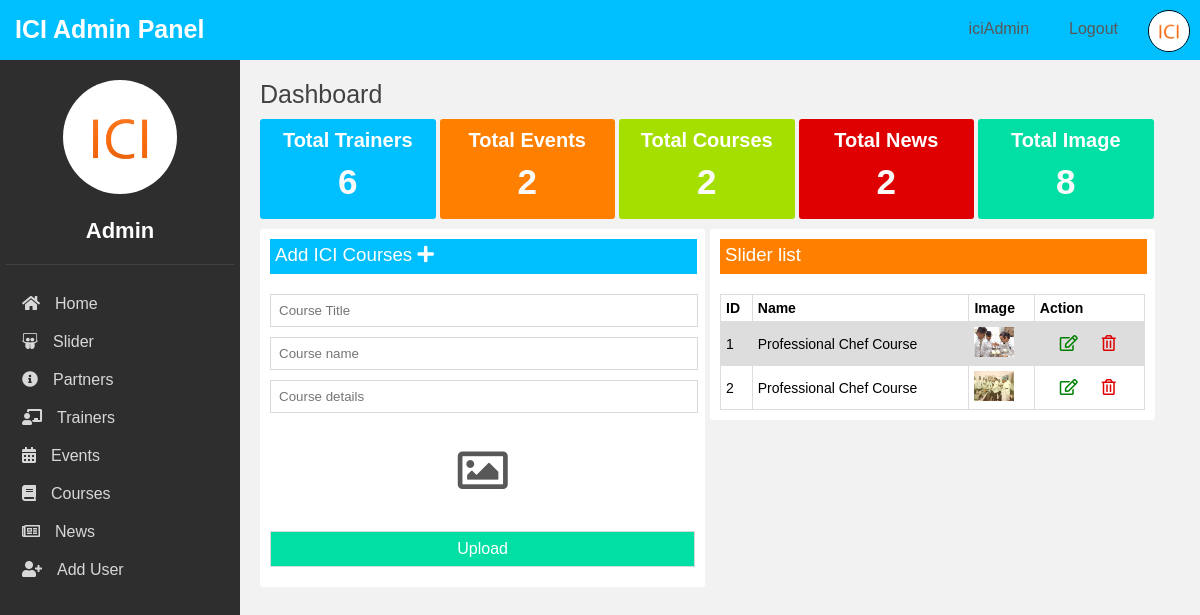
Screenshot of /admin/cources.php (signed in) with the database file from the repository.
### tables this page shows
CREATE TABLE `users` (
  `userid` int(11) NOT NULL,
  `username` varchar(255) NOT NULL,
  `userpass` varchar(255) NOT NULL,
  `userpic` varchar(300) NOT NULL,
  `fullname` varchar(300) NOT NULL
);

CREATE TABLE `courses` (
  `Coursesid` int(11) NOT NULL,
  `Coursestitile` varchar(300) NOT NULL,
  `Coursesname` varchar(300) NOT NULL,
  `Courseditiles` varchar(300) NOT NULL,
  `cimg` varchar(300) NOT NULL
);

### admin/conf/class.php (called while the page is built, shortened)
<?php
	class icibd{
		public function userdata($username){
			global $conn;
			$query = $conn->prepare("SELECT * FROM users WHERE  username=? ");
			$query->bindValue(1, $username);
			$query->execute();
			return $query->fetch();
		}
		public function courses(){
			global $conn ;
			$query = $conn->prepare("SELECT * FROM 	courses");
			$query-> execute();
			return $query->fetchAll ();
		}
	}
?>

### admin/cources.php (the view, shortened to what this page needs)
<?php include 'inc/header.php'; ?>
<div class="admincontent">
	<?php include 'inc/desbord.php'; ?>
	<div class="cleft">
		<div class="Sliderlist">
			<h3 class="blu" >Add ICI Courses <i class="fas fa-plus"></i> </h3>
			<form id="from" action=" " method="post" enctype="multipart/form-data">
				<input type="text" name="ctitle" placeholder="Course Title">
				<input type="text" name="cname" placeholder="Course name">
				<input type="text" name="cdetails" placeholder="Course details">
				<label for="file"><h2><i class="far fa-image"></i></h2></label>
				<input  class="parple" type="submit" name="cupload" value="Upload" >
			</form>
		</div>
	</div>
	<div class="cright">
		<div class="Sliderlist">
			<h3 class="orge" >Slider list </h3>
			<table>
				  <tr>
				    <th>ID</th>
				    <th>Name</th>
				    <th>Image</th>
				    <th>Action</th>
				  </tr>
			<?php
				$icicourses = new icibd;
				$courses = $icicourses->courses();
				foreach ($courses as $icicourses) {?>
				<tr>
				  	<td><?php echo $icicourses['Coursesid']; ?></td>
				  	<td><?php echo $icicourses['Coursestitile']; ?></td>
				  	<td><img src="../img/<?php echo $icicourses['cimg']; ?>"></td>
				  	<td>
				  		<a href="#"><i class="far fa-edit cgreen"></i></a>
				  		<a href="cources.php?cdelet&$cid=<?php echo $icicourses['Coursesid']; ?>"><i class="far fa-trash-alt cred"></i></a>
				  	</td>
				</tr>
				<?php } ?>
			</table>
		</div>
	</div>
	</div>
</div>
</body>
</html>

### admin/inc/header.php (shortened to what this page needs)
<?php
	include 'conf/conn.php';
	include 'conf/class.php';
?>
<!DOCTYPE html>
<html>
<head>
	<link rel="stylesheet" type="text/css" href="css/style.css">
	<link rel="stylesheet" href="https://use.fontawesome.com/releases/v5.5.0/css/all.css">
</head>
<body>
<div class="cotener">
<div class="header">
	<h1> ICI Admin Panel</h1>
	<ul>
		<?php
		if (isset($_SESSION['username'])) {
			$id = $_SESSION['username'];
			$iciuser = new icibd;
			$data = $iciuser->userdata($id);?>
			<li><img src="img/<?php echo $data['userpic']?>"></li>
			<li><p><a href="logout.php">Logout</a></p></li>
			<li><p><a href=""><?php echo $data['username']?></a></p></li>
	</ul>
</div>
<div class="adminmanu bgcolor">
	<div class="adminprofile">
		<img src="img/<?php echo $data['userpic']?>">
		<h1><?php echo $data['fullname']?></h1>
	</div>
	<div class="nav">
		<ul>
			<li><i class="fas fa-home"></i><a href="index.php">Home</a></li>
			<li><i class="fab fa-slideshare"></i><a href="image.php">Slider</a></li>
			<li><i class="fas fa-info-circle"></i><a href="partner.php">Partners</a></li>
			<li><i class="fas fa-chalkboard-teacher"></i><a href="trainers.php">Trainers</a></li>
			<li><i class="fas fa-calendar-alt"></i><a href="event.php">Events</a></li>
			<li><i class="fas fa-book"></i><a href="cources.php">Courses</a></li>
			<li><i class="far fa-newspaper"></i><a href="news.php">News</a></li>
			<li><i class="fas fa-user-plus"></i><a href="">Add User</a></li>
		</ul>
	</div>
</div>
<?php }	?>

### admin/css/style.css (style rules this page uses)
body { margin:0; padding:0; background-color: #F2F2F2 }
h1,h2,h3,h4,h5,h6,b,p,a { margin: 0; padding: 0; text-decoration: none; color: #585858; font-family: "Trebuchet MS" , Verdana, Helvetica, Sans-Serif !important; }
li { list-style: none;margin: 0; }
ul { margin: 0;padding: 0; }
table { font-family: arial, sans-serif; border-collapse: collapse; width: 100%; margin-top: 20px; }
table img { width:40px; height: 30px; }
table i { padding-left: 20px; font-size: 16px; }
td, th { border: 1px solid #dddddd; text-align: left; padding: 5px; font-size: 14px; }
tr:nth-child(even) { background-color: #dddddd; }
#from { width: 100%; height: auto; margin-top: 20px; font-family: arial; }
#from input[type=text], input[type=email] { width: 96.5%; margin: 0; padding:8px; border:1px solid #D8D8D8; margin-bottom: 10px; }
#from label h2 { padding: 20px; margin: 0px auto; font-size: 50px; text-align: center; }
#from input[type=submit] { width:100%; margin: 0; padding:8px; border:1px solid #D8D8D8; margin-bottom: 10px; color: #fff; font-size: 16px; margin-top: 10px; }
.blu { background-color:#00BFFF; }
.orge { background-color: #FF8000; }
.parple { background-color: #01DFA5; }
.cred { color: #DF0101; }
.cgreen { color: green; }
.bgcolor { background-color: #2E2E2E }
.header { width: 100%; height: 60px; overflow: hidden; background-color:#00BFFF; position: fixed; }
.header h1 { color: #fff; padding: 0; margin: 0; padding: 15px; float: left; font-size: 25px; font-family: "Trebuchet MS" , Verdana, Helvetica, Sans-Serif !important; }
.header ul { float: right; }
.header ul li { float: right; margin: 0; padding: 10px; font-family: 'Montserrat', sans-serif; }
.header p { color: #fff; padding: 10px; }
.header ul img { width:40px; border-radius: 100%; border:1px solid #000; }
.admincontent { width: 75%; height: 1000px; padding: 20px; margin-left: 20%; float: left; margin-top: 60px; background-color: none; }
.adminmanu { width:20%; bottom: 0; top: 60px; position: fixed; }
.nav { width: 90%; margin: 0px auto; margin-top: 20px; }
.nav ul { margin: 0; padding: 0; }
.nav ul li { padding:10px; }
.nav ul i { color: #D8D8D8; margin-right:5px; }
.nav ul li a { color: #D8D8D8; font-size: 16px; padding:10px; font-family: arial; }
.adminprofile { width:95%; height: auto; margin: 0px auto; margin-top: 20px; text-align: center; border-bottom: 1px solid #424242; }
.adminprofile img { width:50%; border-radius: 100%; }
.adminprofile h1 { font-size: 22px; color: #fff; padding-top: 20px; padding-bottom: 20px; }
.cleft { float: left; width: 50%; }
.cright { float: left; width: 50%; }
.Sliderlist { width: 94.5%; height: auto; margin-top: 10px; background-color: #fff; border-radius: 3px; padding: 10px; }
.Sliderlist h3 { width: 98%; height: 25px; padding: 5px; margin: 0; color: #fff; font-weight: normal; }

### rows the page displays
users: userpic (placeholder picture), username "iciAdmin", fullname "Admin"
courses: Coursesid "1", Coursestitile "Professional Chef Course", cimg (picture)
courses: Coursesid "2", Coursestitile "Professional Chef Course", cimg (picture)

### other values shown
$count "6"
$count "2"
$count "8"
